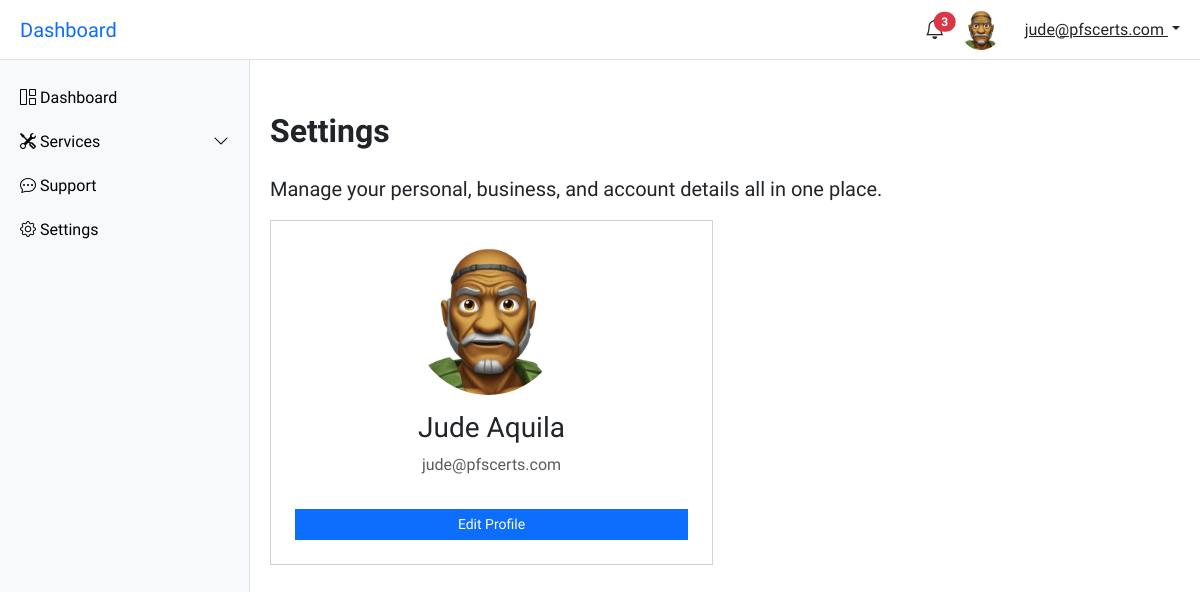
The app's page /account/settings/ (signed in) with its own data.
### account/models.py (models this page shows, shortened)
class CustomUser(AbstractUser):
    email = models.EmailField(unique=True)
    username = models.CharField(max_length=100)
    first_name = models.CharField(max_length=50)
    last_name = models.CharField(max_length=50, blank=True)
    business_name = models.CharField(max_length=250)
    phone_number = models.CharField(max_length=30)
    whatsapp_number = models.CharField(max_length=30)
    instagram_handle = models.CharField(max_length=30, blank=True)
    facebook_handle = models.CharField(max_length=30, blank=True)
    profile_photo = models.ImageField(upload_to='users/profile_photos/', null=True, blank=True)
    bio = models.TextField(blank=True)
    x_handle = models.CharField(max_length=30, blank=True)
    linkedin_handle = models.CharField(max_length=30, blank=True)
    USERNAME_FIELD = 'email'
    REQUIRED_FIELDS = ['username']

### account/views.py (the view)
# urls.py: path('settings/', settings_page, name='settings'),
@login_required
def settings_page(request):
    if request.method == 'POST':
        form = CustomUserUpdateForm(request.POST, request.FILES, instance=request.user)
        if form.is_valid():
            form.save()
            messages.success(request, 'Your profile was updated successfully.')
            return redirect('settings')
    else:
        form = CustomUserUpdateForm(instance=request.user)
    context = {
        'form': form,
    }
    return render(request, 'account/user-settings.html', context)

### account/templates/account/user-settings.html (shortened to what this page needs)
{% extends 'account/base.html' %}
{% load static %}
{% load crispy_forms_tags %}
{% block content %}
<main class="main-content" id="mainContent">
    <div class="pt-4">
      <h2 class="fw-bold mb-4 mt-2">Settings</h2>
      <p class="lead">Manage your personal, business, and account details all in one place.</p>
    </div>
    <div class="row g-4">
        <div class="col-lg-6">
            <div class="card profile-card text-center p-4 bg-white">
                <div class="position-relative">
                <img src="{% if request.user.profile_photo %}{{ request.user.profile_photo.url }}{% else %}https://ui-avatars.com/api/?name={{ request.user.first_name }}+{{ request.user.last_name }}&background=0D8ABC&color=fff&size=40{% endif %}" alt="Profile" class="rounded-circle me-2" style="width: 150px; height: 150px; object-fit: cover;">
                </div>
                <h3 class="mt-3">{{ request.user.first_name }} {{ request.user.last_name }}</h3>
                <p class="text-muted">{{ request.user.email }}</p>
                <button class="btn btn-primary btn-sm" id="editBtn">Edit Profile</button>
            </div>
        </div>
    </div>
</main>
{% endblock content %}

### account/templates/account/base.html (shortened to what this page needs)
<!DOCTYPE html>
{% load static %}
<html lang="en">
<head>
  <link href="https://cdn.jsdelivr.net/npm/bootstrap@5.3.3/dist/css/bootstrap.min.css" rel="stylesheet">
  <link href="https://cdn.jsdelivr.net/npm/bootstrap-icons@1.10.5/font/bootstrap-icons.css" rel="stylesheet">
</head>
<body>
<header class="topbar">
  <h5 class="m-0 d-none d-lg-block">
    <a href="{% url 'user-dashboard' %}" class="text-decoration-none">Dashboard</a>
  </h5>
  <div class="d-flex align-items-center gap-3 ms-auto">
    <div class="dropdown">
      <a href="#" class="text-dark position-relative" id="notifDropdown" data-bs-toggle="dropdown" aria-expanded="false">
        <i class="bi bi-bell fs-5"></i>
        <span class="position-absolute top-0 start-100 translate-middle badge rounded-pill bg-danger">3</span>
      </a>
    </div>
    <img src="{% if user.profile_photo %}{{ user.profile_photo.url }}{% else %}https://ui-avatars.com/api/?name={{ user.first_name }}+{{ user.last_name }}&background=0D8ABC&color=fff&size=40{% endif %}" alt="Profile" class="rounded-circle me-2" style="width: 40px; height: 40px; object-fit: cover;">
    <div class="dropdown">
      <a class="dropdown-toggle text-dark" href="#" id="userDropdown" data-bs-toggle="dropdown" aria-expanded="false">
        {{ request.user.email }}
      </a>
    </div>
  </div>
</header>
<nav class="sidebar overflow-auto vh-100" id="sidebar">
  <a href="{% url 'user-dashboard' %}"><i class="bi bi-grid-1x2"></i> Dashboard</a>
  <a data-bs-toggle="collapse" href="#servicesMenu" role="button" aria-expanded="false" aria-controls="servicesMenu">
    <i class="bi bi-tools"></i> Services
    <i class="bi bi-chevron-down float-end"></i>
  </a>
  <a href="{% url "support" %}"><i class="bi bi-chat-dots"></i> Support</a>
  <a href="{% url "settings" %}"><i class="bi bi-gear"></i> Settings</a>
</nav>
{% block content %}{% endblock content %}
</body>
</html>

### account/templates/account/base.html (style rules this page uses)
body { font-family: 'Source Sans Pro', sans-serif; }
.sidebar { position: fixed; top: 60px; left: 0; height: 100vh; width: 250px; background: #f8f9fa; border-right: 1px solid #dee2e6; padding-top: 1rem; transition: transform 0.3s ease; }
.sidebar a { padding: 10px 20px; display: block; color: #000; text-decoration: none; }
.main-content { margin-left: 250px; padding: 80px 20px 20px; transition: margin-left 0.3s; }
.topbar { position: fixed; top: 0; left: 0; right: 0; height: 60px; background-color: #fff; border-bottom: 1px solid #dee2e6; display: flex; align-items: center; justify-content: space-between; padding: 0 20px; z-index: 1030; }
.btn, .card { border-radius: 0 !important; box-shadow: none !important; transition: background-color 0.3s, color 0.3s; }

### records on screen
CustomUser: profile_photo (picture), user.email "jude@pfscerts.com", user.first_name "Jude", user.last_name "Aquila"
